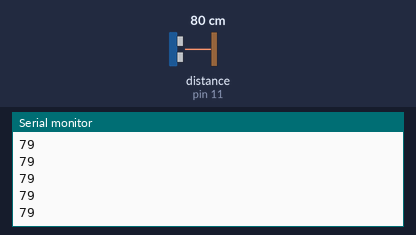
Recording of a sketch running on a simulated Arduino Uno, built with avr-gcc and run on an emulated ATmega328P. On the bench: the last lines printed to the serial monitor. Wiring (inferred from the names in the program): ultrasonic range finder: trigger pin 12; echo pin 11. Inputs (shaded band) come from the test bench; at power-on: distance to the obstacle (sensor on pin 11) 80 cm. The echo pulse lasts 58.3 µs per cm.

Above: at 1.2 s.
1.3 s: distance to the obstacle (sensor on pin 11) set to 2 cm
At 2.0 s:
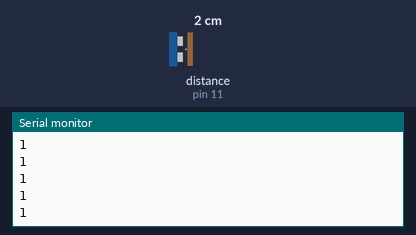
2.8 s: distance to the obstacle (sensor on pin 11) set to 4 cm
At 3.6 s:
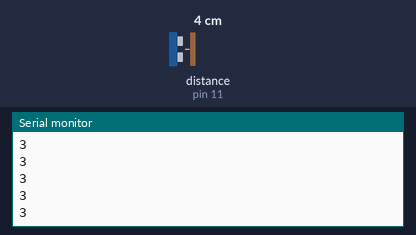
Timing chart, 0 to 5.8 s (numbered marks = the images above; inputs shaded):
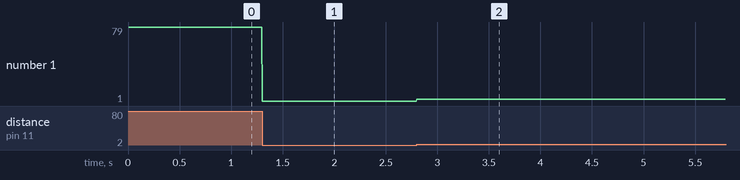

Measured:
- after the input at 1.3 s, the serial monitor: prints a new line at once (image 1)
- after the input at 2.8 s, the serial monitor: prints a new line at once (image 2)
- plotted number 1: 79 → 1 after the input at 1.3 s, 1 → 3 after the input at 2.8 s

The sketch:

sketch_jul25b.ino
```cpp
#define trigPin 12
#define echoPin 11
long duration, distance;
void setup() {
Serial.begin (9600);
pinMode(trigPin, OUTPUT);
pinMode(echoPin, INPUT);
}
void loop() {
digitalWrite(trigPin, LOW);
delayMicroseconds(2);
digitalWrite(trigPin, HIGH);
delayMicroseconds(10);
digitalWrite(trigPin, LOW);
duration = pulseIn(echoPin, HIGH);
distance = (duration/2) * 0.0343; // 343 * (100/1000000) = 343/10000
Serial.println(distance);
delay(5); // wait till next scan
}
```
